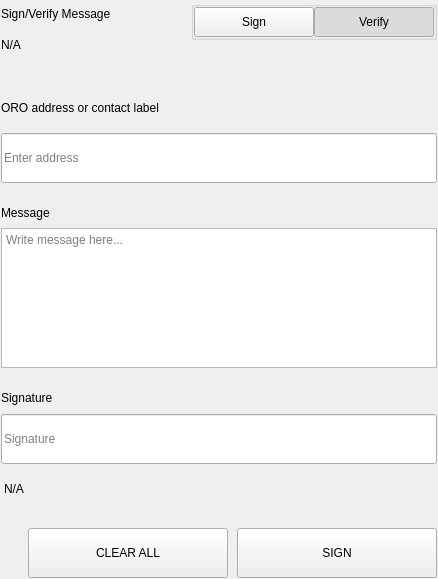
<?xml version="1.0" encoding="UTF-8"?>
<ui version="4.0">
 <class>SettingsSignMessageWidgets</class>
 <widget class="QWidget" name="SettingsSignMessageWidgets">
  <property name="geometry">
   <rect>
    <x>0</x>
    <y>0</y>
    <width>438</width>
    <height>579</height>
   </rect>
  </property>
  <property name="windowTitle">
   <string>Form</string>
  </property>
  <layout class="QVBoxLayout" name="verticalLayout">
   <property name="spacing">
    <number>0</number>
   </property>
   <property name="leftMargin">
    <number>0</number>
   </property>
   <property name="topMargin">
    <number>0</number>
   </property>
   <property name="rightMargin">
    <number>0</number>
   </property>
   <property name="bottomMargin">
    <number>0</number>
   </property>
   <item>
    <widget class="QWidget" name="left" native="true">
     <layout class="QVBoxLayout" name="verticalLayout_3">
      <property name="leftMargin">
       <number>0</number>
      </property>
      <property name="topMargin">
       <number>0</number>
      </property>
      <property name="rightMargin">
       <number>0</number>
      </property>
      <property name="bottomMargin">
       <number>0</number>
      </property>
      <item>
       <widget class="QWidget" name="container_sign" native="true">
        <layout class="QVBoxLayout" name="verticalLayout_2">
         <property name="spacing">
          <number>0</number>
         </property>
         <property name="leftMargin">
          <number>1</number>
         </property>
         <property name="topMargin">
          <number>1</number>
         </property>
         <property name="rightMargin">
          <number>1</number>
         </property>
         <property name="bottomMargin">
          <number>1</number>
         </property>
         <item>
          <layout class="QHBoxLayout" name="horizontalLayout_3" stretch="3,1">
           <property name="spacing">
            <number>40</number>
           </property>
           <item>
            <layout class="QVBoxLayout" name="verticalLayoutTitle">
             <property name="spacing">
              <number>5</number>
             </property>
             <item>
              <widget class="QLabel" name="labelTitle">
               <property name="text">
                <string>Sign/Verify Message</string>
               </property>
              </widget>
             </item>
             <item>
              <widget class="QLabel" name="labelSubtitle1">
               <property name="text">
                <string notr="true">N/A</string>
               </property>
               <property name="wordWrap">
                <bool>true</bool>
               </property>
              </widget>
             </item>
            </layout>
           </item>
           <item alignment="Qt::AlignRight|Qt::AlignTop">
            <widget class="QWidget" name="containerSwitch" native="true">
             <property name="styleSheet">
              <string notr="true">#containerSwitch{
	padding-top:9px;
}</string>
             </property>
             <layout class="QVBoxLayout" name="verticalLayout_6">
              <property name="spacing">
               <number>4</number>
              </property>
              <property name="leftMargin">
               <number>0</number>
              </property>
              <property name="topMargin">
               <number>0</number>
              </property>
              <property name="rightMargin">
               <number>0</number>
              </property>
              <property name="bottomMargin">
               <number>0</number>
              </property>
              <item alignment="Qt::AlignRight">
               <widget class="QGroupBox" name="groupBox">
                <property name="sizePolicy">
                 <sizepolicy hsizetype="Fixed" vsizetype="Preferred">
                  <horstretch>0</horstretch>
                  <verstretch>0</verstretch>
                 </sizepolicy>
                </property>
                <property name="title">
                 <string/>
                </property>
                <property name="alignment">
                 <set>Qt::AlignRight|Qt::AlignTop|Qt::AlignTrailing</set>
                </property>
                <layout class="QHBoxLayout" name="horizontalLayout_4">
                 <property name="spacing">
                  <number>0</number>
                 </property>
                 <property name="leftMargin">
                  <number>0</number>
                 </property>
                 <property name="topMargin">
                  <number>0</number>
                 </property>
                 <property name="rightMargin">
                  <number>0</number>
                 </property>
                 <property name="bottomMargin">
                  <number>0</number>
                 </property>
                 <item>
                  <widget class="QPushButton" name="pushSign">
                   <property name="minimumSize">
                    <size>
                     <width>120</width>
                     <height>30</height>
                    </size>
                   </property>
                   <property name="maximumSize">
                    <size>
                     <width>120</width>
                     <height>30</height>
                    </size>
                   </property>
                   <property name="focusPolicy">
                    <enum>Qt::NoFocus</enum>
                   </property>
                   <property name="text">
                    <string>Sign</string>
                   </property>
                   <property name="checkable">
                    <bool>true</bool>
                   </property>
                   <property name="autoExclusive">
                    <bool>true</bool>
                   </property>
                  </widget>
                 </item>
                 <item>
                  <widget class="QPushButton" name="pushVerify">
                   <property name="minimumSize">
                    <size>
                     <width>120</width>
                     <height>30</height>
                    </size>
                   </property>
                   <property name="maximumSize">
                    <size>
                     <width>120</width>
                     <height>30</height>
                    </size>
                   </property>
                   <property name="focusPolicy">
                    <enum>Qt::NoFocus</enum>
                   </property>
                   <property name="text">
                    <string>Verify</string>
                   </property>
                   <property name="checkable">
                    <bool>true</bool>
                   </property>
                   <property name="checked">
                    <bool>true</bool>
                   </property>
                   <property name="autoExclusive">
                    <bool>true</bool>
                   </property>
                  </widget>
                 </item>
                </layout>
               </widget>
              </item>
              <item alignment="Qt::AlignHCenter|Qt::AlignTop">
               <widget class="QLabel" name="labelSubtitleSwitch">
                <property name="text">
                 <string/>
                </property>
                <property name="alignment">
                 <set>Qt::AlignRight|Qt::AlignTrailing|Qt::AlignVCenter</set>
                </property>
               </widget>
              </item>
             </layout>
            </widget>
           </item>
          </layout>
         </item>
         <item>
          <spacer name="verticalSpacer_2">
           <property name="orientation">
            <enum>Qt::Vertical</enum>
           </property>
           <property name="sizeType">
            <enum>QSizePolicy::Fixed</enum>
           </property>
           <property name="sizeHint" stdset="0">
            <size>
             <width>20</width>
             <height>40</height>
            </size>
           </property>
          </spacer>
         </item>
         <item>
          <widget class="QWidget" name="containerAddress" native="true">
           <property name="sizePolicy">
            <sizepolicy hsizetype="Preferred" vsizetype="Fixed">
             <horstretch>0</horstretch>
             <verstretch>0</verstretch>
            </sizepolicy>
           </property>
           <layout class="QVBoxLayout" name="verticalLayout_5" stretch="0,0">
            <property name="spacing">
             <number>15</number>
            </property>
            <property name="leftMargin">
             <number>0</number>
            </property>
            <property name="topMargin">
             <number>0</number>
            </property>
            <property name="rightMargin">
             <number>0</number>
            </property>
            <property name="bottomMargin">
             <number>0</number>
            </property>
            <item>
             <widget class="QLabel" name="labelSubtitleAddress">
              <property name="minimumSize">
               <size>
                <width>0</width>
                <height>20</height>
               </size>
              </property>
              <property name="maximumSize">
               <size>
                <width>16777215</width>
                <height>20</height>
               </size>
              </property>
              <property name="text">
               <string>ORO address or contact label</string>
              </property>
             </widget>
            </item>
            <item>
             <widget class="QLineEdit" name="addressIn_SM">
              <property name="minimumSize">
               <size>
                <width>0</width>
                <height>50</height>
               </size>
              </property>
              <property name="maximumSize">
               <size>
                <width>16777215</width>
                <height>50</height>
               </size>
              </property>
              <property name="placeholderText">
               <string>Enter address</string>
              </property>
             </widget>
            </item>
           </layout>
          </widget>
         </item>
         <item>
          <spacer name="verticalSpacer_3">
           <property name="orientation">
            <enum>Qt::Vertical</enum>
           </property>
           <property name="sizeType">
            <enum>QSizePolicy::Fixed</enum>
           </property>
           <property name="sizeHint" stdset="0">
            <size>
             <width>20</width>
             <height>20</height>
            </size>
           </property>
          </spacer>
         </item>
         <item>
          <layout class="QVBoxLayout" name="verticalLayout_9">
           <property name="spacing">
            <number>5</number>
           </property>
           <item>
            <widget class="QLabel" name="labelSubtitleMessage">
             <property name="minimumSize">
              <size>
               <width>0</width>
               <height>20</height>
              </size>
             </property>
             <property name="maximumSize">
              <size>
               <width>16777215</width>
               <height>20</height>
              </size>
             </property>
             <property name="text">
              <string>Message</string>
             </property>
            </widget>
           </item>
           <item>
            <widget class="QPlainTextEdit" name="messageIn_SM">
             <property name="minimumSize">
              <size>
               <width>0</width>
               <height>140</height>
              </size>
             </property>
             <property name="maximumSize">
              <size>
               <width>16777215</width>
               <height>140</height>
              </size>
             </property>
             <property name="placeholderText">
              <string>Write message here...</string>
             </property>
            </widget>
           </item>
          </layout>
         </item>
         <item>
          <spacer name="verticalSpacer_4">
           <property name="orientation">
            <enum>Qt::Vertical</enum>
           </property>
           <property name="sizeType">
            <enum>QSizePolicy::Fixed</enum>
           </property>
           <property name="sizeHint" stdset="0">
            <size>
             <width>20</width>
             <height>20</height>
            </size>
           </property>
          </spacer>
         </item>
         <item>
          <widget class="QWidget" name="widget" native="true">
           <property name="minimumSize">
            <size>
             <width>0</width>
             <height>75</height>
            </size>
           </property>
           <property name="maximumSize">
            <size>
             <width>16777215</width>
             <height>16777215</height>
            </size>
           </property>
           <layout class="QVBoxLayout" name="verticalLayout_4">
            <property name="leftMargin">
             <number>0</number>
            </property>
            <property name="topMargin">
             <number>0</number>
            </property>
            <property name="rightMargin">
             <number>0</number>
            </property>
            <property name="bottomMargin">
             <number>0</number>
            </property>
            <item>
             <widget class="QLabel" name="labelSubtitleSignature">
              <property name="minimumSize">
               <size>
                <width>0</width>
                <height>20</height>
               </size>
              </property>
              <property name="maximumSize">
               <size>
                <width>16777215</width>
                <height>20</height>
               </size>
              </property>
              <property name="text">
               <string>Signature</string>
              </property>
             </widget>
            </item>
            <item>
             <widget class="QLineEdit" name="signatureOut_SM">
              <property name="minimumSize">
               <size>
                <width>0</width>
                <height>50</height>
               </size>
              </property>
              <property name="placeholderText">
               <string>Signature</string>
              </property>
             </widget>
            </item>
           </layout>
          </widget>
         </item>
         <item>
          <widget class="QLabel" name="statusLabel_SM">
           <property name="styleSheet">
            <string notr="true">padding-top:5px;</string>
           </property>
           <property name="text">
            <string notr="true">N/A</string>
           </property>
          </widget>
         </item>
         <item>
          <spacer name="verticalSpacer">
           <property name="orientation">
            <enum>Qt::Vertical</enum>
           </property>
           <property name="sizeType">
            <enum>QSizePolicy::Fixed</enum>
           </property>
           <property name="sizeHint" stdset="0">
            <size>
             <width>20</width>
             <height>20</height>
            </size>
           </property>
          </spacer>
         </item>
         <item>
          <layout class="QHBoxLayout" name="horizontalLayout_7">
           <property name="spacing">
            <number>9</number>
           </property>
           <item>
            <spacer name="horizontalSpacer_5">
             <property name="orientation">
              <enum>Qt::Horizontal</enum>
             </property>
             <property name="sizeType">
              <enum>QSizePolicy::Expanding</enum>
             </property>
             <property name="sizeHint" stdset="0">
              <size>
               <width>40</width>
               <height>20</height>
              </size>
             </property>
            </spacer>
           </item>
           <item>
            <widget class="QPushButton" name="pushButtonClear">
             <property name="minimumSize">
              <size>
               <width>200</width>
               <height>50</height>
              </size>
             </property>
             <property name="focusPolicy">
              <enum>Qt::NoFocus</enum>
             </property>
             <property name="text">
              <string>CLEAR ALL</string>
             </property>
            </widget>
           </item>
           <item>
            <widget class="QPushButton" name="pushButtonSave">
             <property name="minimumSize">
              <size>
               <width>200</width>
               <height>50</height>
              </size>
             </property>
             <property name="maximumSize">
              <size>
               <width>200</width>
               <height>50</height>
              </size>
             </property>
             <property name="focusPolicy">
              <enum>Qt::NoFocus</enum>
             </property>
             <property name="text">
              <string>SIGN</string>
             </property>
            </widget>
           </item>
          </layout>
         </item>
        </layout>
       </widget>
      </item>
     </layout>
    </widget>
   </item>
  </layout>
 </widget>
 <resources/>
 <connections/>
</ui>
